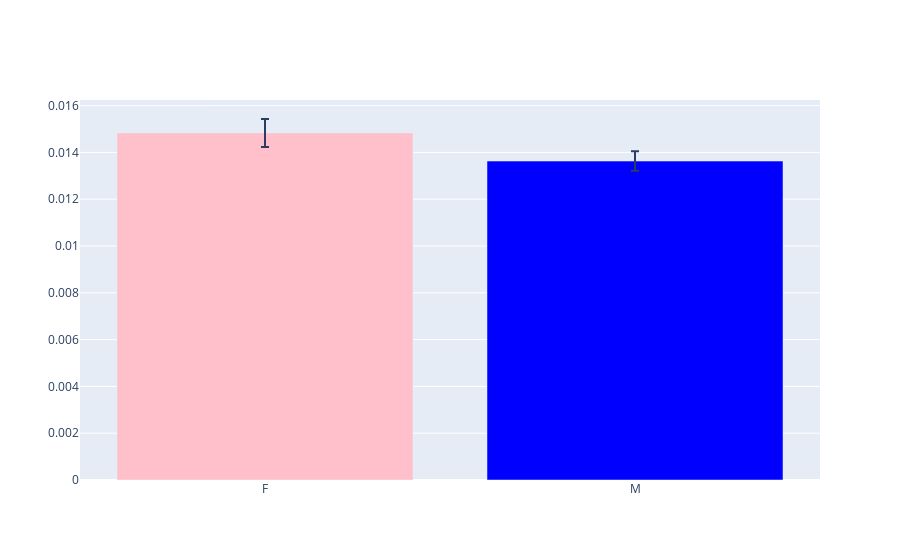

The code cell stored with this chart in its notebook:
### Code cell
# Compute the standard error - Sanity check - Validated
#se_F = name_by_gender_df[name_by_gender_df.index.isin(['F'])]['abs_slope_change'].sem()
#se_M = name_by_gender_df[name_by_gender_df.index.isin(['M'])]['abs_slope_change'].sem()

fig = go.Figure()
colors = {'M': 'blue', 'F': 'pink'}
fig.add_trace(go.Bar(
    #name='Control',
    x=name_by_gender_prop_df.index,
    y=name_by_gender_prop_df['avg_mag_slope_change_per_gender_significant'],
    error_y=dict(type='data', array=2*name_by_gender_prop_df['se_mag_slope_change_per_gender_significant']),
    marker_color=[colors[gender] for gender in name_by_gender_prop_df.index]
))
# fig.add_trace(go.Bar(
#     name='Experimental',
#     x=['Trial 1', 'Trial 2', 'Trial 3'], y=[4, 7, 3],
#     error_y=dict(type='data', array=[0.5, 1, 2])
# ))
fig.update_layout(barmode='group')
#fig.update_yaxes(type="log")
fig.show()

### Figure 1 — Plotly figure (JSON) as saved in the notebook; plotly's stock layout.template omitted (floating-point values rounded to 4 significant figures)
{"data": [{"error_y": {"array": [0.0005974, 0.0004155], "type": "data"}, "marker": {"color": ["pink", "blue"]}, "type": "bar", "x": ["F", "M"], "y": [0.01483, 0.01363]}], "layout": {"barmode": "group"}}
